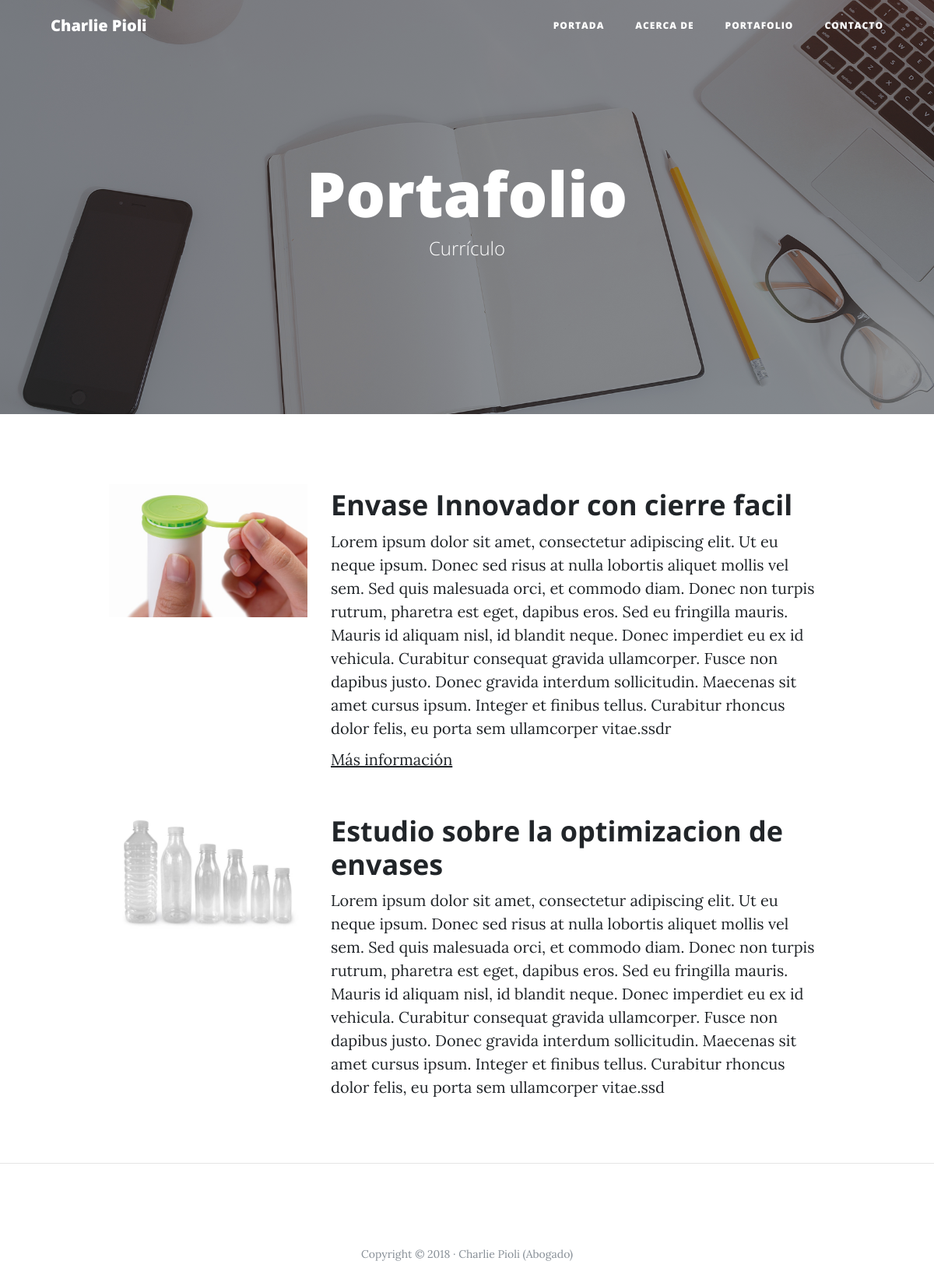
The page /portfolio/ on the database its author committed.
### portfolio/models.py (models this page shows, shortened)
class Project(models.Model):
    title = models.CharField(max_length=200, verbose_name="Título")
    description = models.TextField(verbose_name="Descripción")
    image = models.ImageField(verbose_name="Imagen", upload_to="projects")
    link = models.URLField(verbose_name="Dirección Web",null=True, blank=True)
    created = models.DateTimeField (auto_now_add=True, verbose_name="Fecha de creación")
    updated = models.DateTimeField(auto_now=True, verbose_name="Fecha de edición")
    class Meta:
        verbose_name = "proyecto"
        verbose_name_plural = "proyectos"
        ordering = ["-created"]

### portfolio/views.py (the view)
# urls.py: path('portfolio/', portfolio_views.portfolio, name="portfolio"),
def portfolio(request):
    projects = Project.objects.all()
    return render(request, "portfolio/portfolio.html",{'projects':projects})

### portfolio/templates/portfolio/portfolio.html (shortened to what this page needs)
{% extends 'core/base.html' %}
{% block background %}{% load static %}{% static 'core/img/portfolio-bg.jpg' %}{% endblock %}
 {% block headers %}
       <h1>Portafolio</h1>
	              <span class="subheading">Currículo</span>
{% endblock %}
{% block content %}
    {% for project in projects %}
        <div class="row project">
            <div class="col-lg-3 col-md-4 offset-lg-1">
                <img class="img-fluid" src="{{project.image.url}}" alt="">
            </div>
                <div class="col-lg-7 col-md-8">
                    <h2 class="section-heading title">{{project.title}}</h2>
                  <p>{{project.description}}</p>
                    {% if project.link %}
                        <p><a href="{{project.link}}">Más información</a></p>
                    {% endif %}
                </div>
              </div>
    {% endfor %}
{% endblock %}

### core/templates/core/base.html (shortened to what this page needs)
<!DOCTYPE html>
<html lang="es">
  <head>
      {% load static %}
    <link href="{% static 'core/vendor/bootstrap/css/bootstrap.min.css' %}" rel="stylesheet">
    <link href="{% static 'core/vendor/font-awesome/css/font-awesome.min.css' %" rel="stylesheet" type="text/css">
    <link href="{% static 'core/css/clean-blog.min.css' %}" rel="stylesheet">
  </head>
  <body>
    <nav class="navbar navbar-expand-lg navbar-light fixed-top" id="mainNav">
      <div class="container">
        <a class="navbar-brand" href="{% url 'home' %}">Charlie Pioli</a>
        <div class="collapse navbar-collapse" id="navbarResponsive">
          <ul class="navbar-nav ml-auto">
            <li class="nav-item">
              <a class="nav-link" href="{% url 'home' %}">Portada</a>
            </li>
            <li class="nav-item">
              <a class="nav-link" href="{% url 'about' %}">Acerca de</a>
            </li>
            <li class="nav-item">
              <a class="nav-link" href="{% url 'portfolio' %}">Portafolio</a>
            </li>
            <li class="nav-item">
              <a class="nav-link" href="{% url 'contact' %}">Contacto</a>
            </li>
          </ul>
        </div>
      </div>
    </nav>
      <header class="masthead" style="background-image: url('{% block background %}{% endblock %}')">
      <div class="overlay"></div>
      <div class="container">
        <div class="row">
          <div class="col-lg-8 col-md-10 mx-auto">
            <div class="site-heading">
              {% block headers %}{% endblock %}
            </div>
          </div>
        </div>
      </div>
    </header>
    <div class="container">
      {% block content %}{% endblock %}
    </div>
    {% if request.path != "/" %}<hr>{% endif %}
    <footer>
      <div class="container">
        <div class="row">
          <div class="col-lg-8 col-md-10 mx-auto">
            <ul class="list-inline text-center">
            </ul>
            <p class="copyright text-muted">Copyright &copy; 2018 · Charlie Pioli (Abogado) </p>
          </div>
        </div>
      </div>
    </footer>
  </body>
</html>

### rows shown on the page
Project: image (picture), title "Envase Innovador con cierre facil", description "Lorem ipsum dolor sit amet, consectetur adipiscing elit. Ut eu neque ipsum. Donec sed risus at nulla lobortis aliquet mollis vel sem. Sed quis malesuada orci, et commodo diam. Donec non turpis rutrum, pharetra est eget, dapibus eros. Sed eu fringilla mauris. Mauris id aliquam nisl, id blandit neque. Donec imperdiet eu ex id vehicula. Curabitur consequat gravida ullamcorper. Fusce non dapibus justo. Donec gravida interdum sollicitudin. Maecenas sit amet cursus ipsum. Integer et finibus tellus. Curabitur rhoncus dolor felis, eu porta sem ullamcorper vitae.ssdr"
Project: image (picture), title "Estudio sobre la optimizacion de envases", description "Lorem ipsum dolor sit amet, consectetur adipiscing elit. Ut eu neque ipsum. Donec sed risus at nulla lobortis aliquet mollis vel sem. Sed quis malesuada orci, et commodo diam. Donec non turpis rutrum, pharetra est eget, dapibus eros. Sed eu fringilla mauris. Mauris id aliquam nisl, id blandit neque. Donec imperdiet eu ex id vehicula. Curabitur consequat gravida ullamcorper. Fusce non dapibus justo. Donec gravida interdum sollicitudin. Maecenas sit amet cursus ipsum. Integer et finibus tellus. Curabitur rhoncus dolor felis, eu porta sem ullamcorper vitae.ssd"
